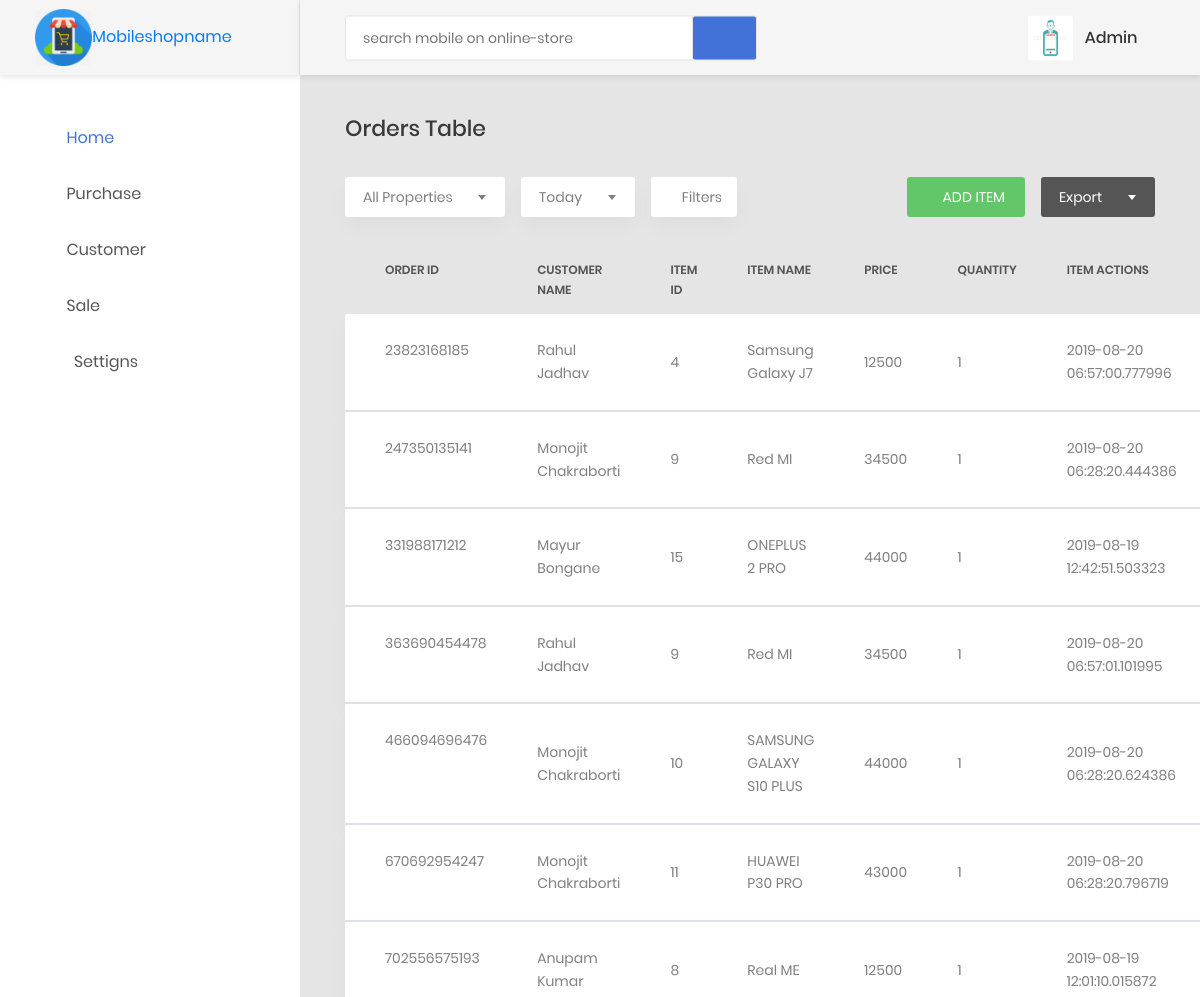
Page /vieworders (signed in, upper part) on the earlier database version.
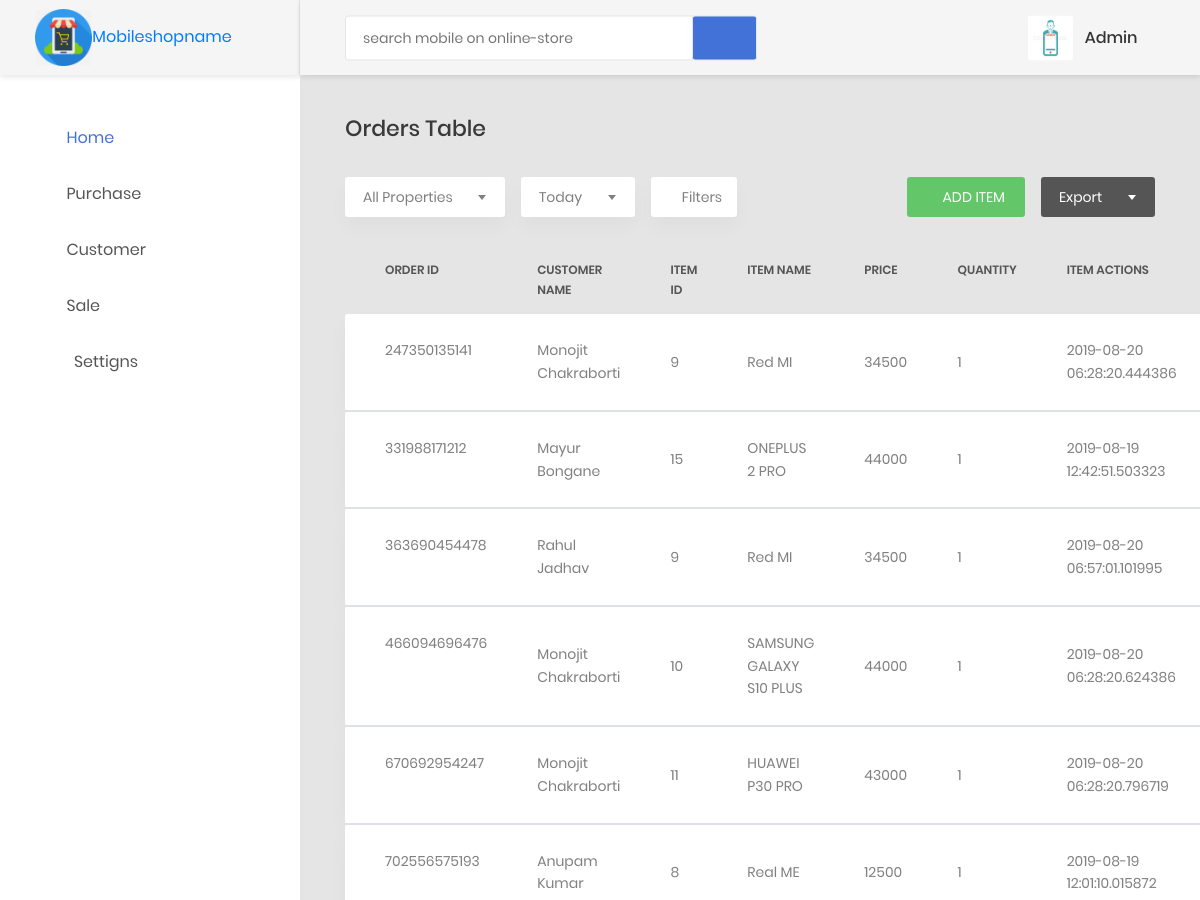
Same page on the later database version.
### models/create_models.py (models this page shows, shortened)
class SalesItems(db.Model):
    __tablename__ = 'sales_items'
    id = db.Column(db.Integer(), primary_key=True)
    c_id = db.Column(db.Integer(), db.ForeignKey('customers.c_id', ondelete='CASCADE'))
    i_id = db.Column(db.Integer(), db.ForeignKey('items.i_id', ondelete='CASCADE'))
    sale_quantity = db.Column(db.String(255), nullable=False)
    sale_date = db.Column(db.DateTime, nullable=False, default=datetime.utcnow)
    customer = db.relationship('Customer', backref=db.backref("sales_items", cascade="all, delete-orphan"))
    item = db.relationship('Items', backref=db.backref("sales_items", cascade="all, delete-orphan"))

class Customer(db.Model):
    __tablename__='customers'
    c_id = db.Column(db.Integer, primary_key=True)
    customer_name = db.Column(db.String(255),nullable=False)
    c_address = db.Column(db.String(255), nullable=False)
    c_mobileno = db.Column(db.Integer, nullable=False)
    c_email = db.Column(db.String(255), nullable=False)
    register_date = db.Column(db.DateTime, nullable=False, default=datetime.utcnow)
    modified_date = db.Column(db.DateTime, nullable=False, default=datetime.utcnow, onupdate=datetime.utcnow)
    sales = db.relationship("SalesItems", backref="customers",lazy=True)

class Items(db.Model):
    __tablename__='items'
    i_id = db.Column(db.Integer, primary_key=True)
    item_name = db.Column(db.String(255), nullable=False)
    item_quantity = db.Column(db.String(255), nullable=False)
    item_price = db.Column(db.String(255), nullable=False)
    barcode = db.Column(db.LargeBinary)
    purchase_date = db.Column(db.DateTime, nullable=False, default=datetime.utcnow)
    modified_date = db.Column(db.DateTime, nullable=False, default=datetime.utcnow, onupdate=datetime.utcnow)
    sales = db.relationship("SalesItems", backref="items", lazy='dynamic')
    __table_args__ = (CheckConstraint(item_quantity > -1), {})

### orders/orders.py (the view)
@order.route('/vieworders')
def vieworders():
    orders = SalesItems.query.all()
    sum = 0
    for order in orders:
        bill = Bill.query.filter_by(o_id=int(order.id)).first()
    bills = Bill.query.all()
    return render_template('static priya mobile/orders/vieworders.html',orders=orders,bills=bills)

### customers/customers.py (called while the page is built)
@customer.before_app_request
def load_logged_in_user():
    user_id = session.get('user_id')
    if user_id is None:
        g.user = None
    else:
        g.user = User.query.filter_by(id=user_id).first()

### users/adduser.py (called while the page is built)
@auth.before_app_request
def load_logged_in_user():
    user_id = session.get('user_id')
    if user_id is None:
        g.user = None
    else:
        g.user = User.query.filter_by(id=user_id).first()

### templates/static priya mobile/orders/vieworders.html (shortened to what this page needs)
{% extends 'static priya mobile/base1.html' %}
{% block content %}
{% if g.user %}
                        <div class="row">
                            <div class="col-md-12">
                                <h3 class="title-5 m-b-35">Orders table</h3>
                                <div class="table-data__tool">
                                    <div class="table-data__tool-left">
                                        <div class="rs-select2--light rs-select2--md">
                                        </div>
                                        <div class="rs-select2--light rs-select2--sm">
                                        </div>
                                        <button class="au-btn-filter">
                                            <i class="zmdi zmdi-filter-list"></i>filters</button>
                                    </div>
                                    <div class="table-data__tool-right">
                                        <button class="au-btn au-btn-icon au-btn--green au-btn--small">
                                            <i class="zmdi zmdi-plus"></i>add item</button>
                                        <div class="rs-select2--dark rs-select2--sm rs-select2--dark2">
                                        </div>
                                    </div>
                                </div>
                                <div class="table-responsive table-responsive-data2">
                                    <table class="table table-data2" id="myTable">
                                        <thead>
                                            <tr>
                                                <th>Order ID</th>
                                                <th>Customer Name</th>
                                                <th>Item ID</th>
                                                <th>Item Name</th>
                                                <th>Price</th>
                                                <th>Quantity</th>
                                                <th>Item Actions</th>
                                            </tr>
                                        </thead>
                                        {% for order in orders %}
                                        <tbody>
                                            <tr class="tr-shadow">
                                                <td>
                                                    {{ order.id }}
                                                </td>
                                                <td>
                                                    {{ order.customers.customer_name }}
                                                </td>
                                                <td>
                                                    {{ order.i_id }}
                                                </td>
                                                <td>
                                                    {{ order.items.item_name }}
                                                </td>
                                                <td>
                                                    {{ order.items.item_price }}
                                                </td>
                                                <td>
                                                    {{ order.sale_quantity }}
                                                </td>
                                                <td>
                                                    {{ order.sale_date }}
                                                </td>
                                                <td>
                                                </td>
                                            </tr>
                                        </tbody>
                                        {% endfor %}
                                    </table>
                                </div>
          {% endif %}
          {% endblock %}

Differences in the rows shown:
removed SalesItems: id "23823168185", customers.customer_name "Rahul Jadhav", i_id "4", items.item_name "Samsung Galaxy J7", items.item_price "12500", sale_quantity "1", sale_date "2019-08-20 06:57:00.777996"
